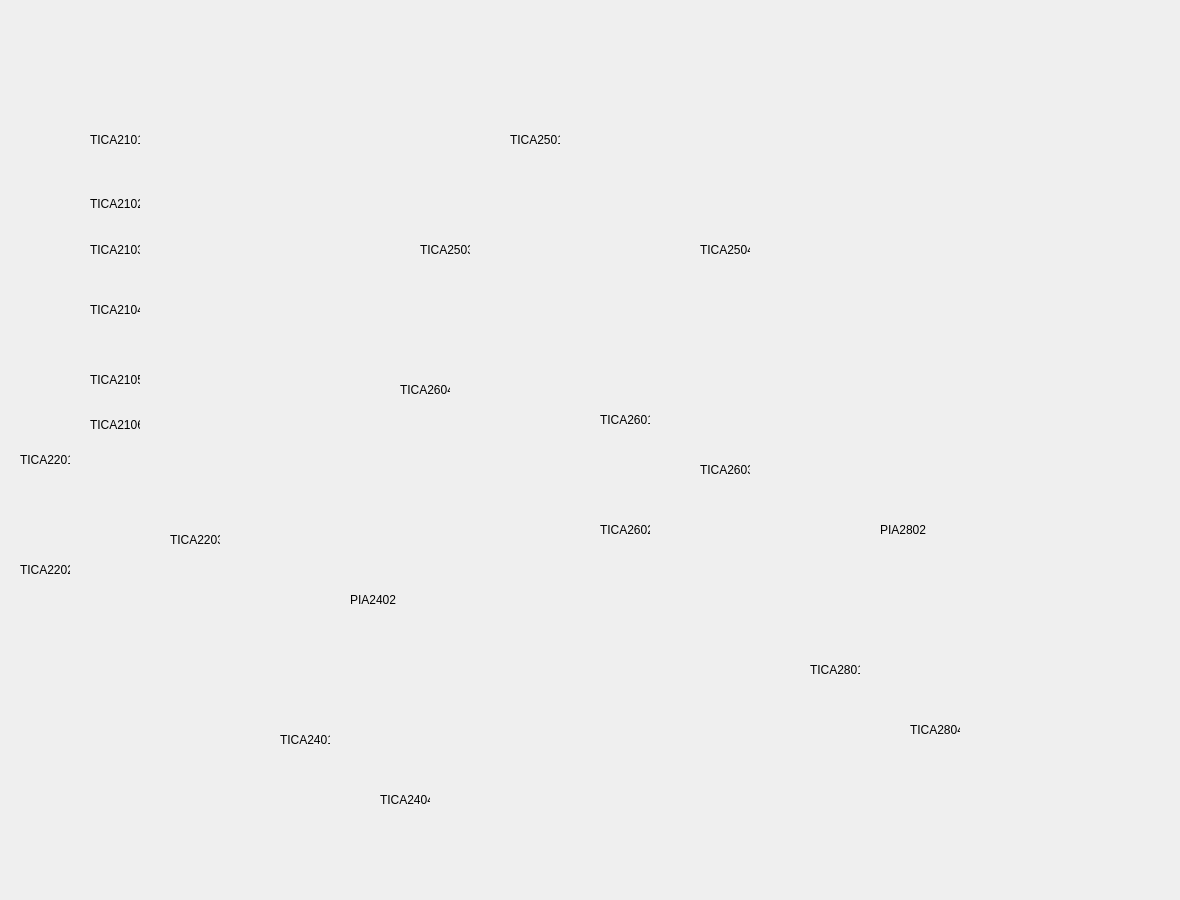
<?xml version="1.0" encoding="UTF-8"?>
<ui version="4.0">
 <class>FormReactor</class>
 <widget class="QWidget" name="FormReactor">
  <property name="geometry">
   <rect>
    <x>0</x>
    <y>0</y>
    <width>1180</width>
    <height>900</height>
   </rect>
  </property>
  <property name="windowTitle">
   <string>Form</string>
  </property>
  <widget class="QLabel" name="label_background">
   <property name="geometry">
    <rect>
     <x>0</x>
     <y>0</y>
     <width>1180</width>
     <height>900</height>
    </rect>
   </property>
   <property name="sizePolicy">
    <sizepolicy hsizetype="Preferred" vsizetype="Preferred">
     <horstretch>0</horstretch>
     <verstretch>0</verstretch>
    </sizepolicy>
   </property>
   <property name="baseSize">
    <size>
     <width>0</width>
     <height>0</height>
    </size>
   </property>
   <property name="autoFillBackground">
    <bool>false</bool>
   </property>
   <property name="text">
    <string/>
   </property>
   <property name="pixmap">
    <pixmap resource="res.qrc">:/ui_ctrls/Res/layout2.png</pixmap>
   </property>
   <property name="alignment">
    <set>Qt::AlignLeading|Qt::AlignLeft|Qt::AlignTop</set>
   </property>
  </widget>
  <widget class="QLabel" name="txt_label_TICA2101">
   <property name="geometry">
    <rect>
     <x>90</x>
     <y>130</y>
     <width>50</width>
     <height>20</height>
    </rect>
   </property>
   <property name="cursor">
    <cursorShape>ArrowCursor</cursorShape>
   </property>
   <property name="text">
    <string>TICA2101</string>
   </property>
  </widget>
  <widget class="QLabel" name="label_TICA2101">
   <property name="geometry">
    <rect>
     <x>100</x>
     <y>100</y>
     <width>30</width>
     <height>28</height>
    </rect>
   </property>
   <property name="cursor">
    <cursorShape>PointingHandCursor</cursorShape>
   </property>
   <property name="text">
    <string/>
   </property>
   <property name="pixmap">
    <pixmap resource="res.qrc">:/ui_ctrls/UICtrls/Res/temperature_controller.png</pixmap>
   </property>
  </widget>
  <widget class="QTextEdit" name="textEdit_TICA2101">
   <property name="geometry">
    <rect>
     <x>20</x>
     <y>100</y>
     <width>70</width>
     <height>28</height>
    </rect>
   </property>
   <property name="font">
    <font>
     <family>Tahoma</family>
     <pointsize>11</pointsize>
    </font>
   </property>
   <property name="styleSheet">
    <string notr="true">background:transparent</string>
   </property>
   <property name="readOnly">
    <bool>true</bool>
   </property>
  </widget>
  <widget class="QLabel" name="label_TICA2102">
   <property name="geometry">
    <rect>
     <x>100</x>
     <y>170</y>
     <width>30</width>
     <height>28</height>
    </rect>
   </property>
   <property name="cursor">
    <cursorShape>PointingHandCursor</cursorShape>
   </property>
   <property name="text">
    <string/>
   </property>
   <property name="pixmap">
    <pixmap resource="res.qrc">:/ui_ctrls/UICtrls/Res/temperature_controller.png</pixmap>
   </property>
  </widget>
  <widget class="QLabel" name="label_TICA2103">
   <property name="geometry">
    <rect>
     <x>100</x>
     <y>210</y>
     <width>30</width>
     <height>28</height>
    </rect>
   </property>
   <property name="cursor">
    <cursorShape>PointingHandCursor</cursorShape>
   </property>
   <property name="text">
    <string/>
   </property>
   <property name="pixmap">
    <pixmap resource="res.qrc">:/ui_ctrls/UICtrls/Res/temperature_controller.png</pixmap>
   </property>
  </widget>
  <widget class="QLabel" name="label_TICA2104">
   <property name="geometry">
    <rect>
     <x>100</x>
     <y>270</y>
     <width>30</width>
     <height>28</height>
    </rect>
   </property>
   <property name="cursor">
    <cursorShape>PointingHandCursor</cursorShape>
   </property>
   <property name="text">
    <string/>
   </property>
   <property name="pixmap">
    <pixmap resource="res.qrc">:/ui_ctrls/UICtrls/Res/temperature_controller.png</pixmap>
   </property>
  </widget>
  <widget class="QLabel" name="label_TICA2105">
   <property name="geometry">
    <rect>
     <x>100</x>
     <y>340</y>
     <width>30</width>
     <height>28</height>
    </rect>
   </property>
   <property name="cursor">
    <cursorShape>PointingHandCursor</cursorShape>
   </property>
   <property name="text">
    <string/>
   </property>
   <property name="pixmap">
    <pixmap resource="res.qrc">:/ui_ctrls/UICtrls/Res/temperature_controller.png</pixmap>
   </property>
  </widget>
  <widget class="QTextEdit" name="textEdit_TICA2102">
   <property name="geometry">
    <rect>
     <x>20</x>
     <y>170</y>
     <width>70</width>
     <height>28</height>
    </rect>
   </property>
   <property name="font">
    <font>
     <family>Tahoma</family>
     <pointsize>11</pointsize>
    </font>
   </property>
   <property name="styleSheet">
    <string notr="true">background:transparent</string>
   </property>
   <property name="readOnly">
    <bool>true</bool>
   </property>
  </widget>
  <widget class="QTextEdit" name="textEdit_TICA2103">
   <property name="geometry">
    <rect>
     <x>20</x>
     <y>210</y>
     <width>70</width>
     <height>28</height>
    </rect>
   </property>
   <property name="font">
    <font>
     <family>Tahoma</family>
     <pointsize>11</pointsize>
    </font>
   </property>
   <property name="styleSheet">
    <string notr="true">background:transparent</string>
   </property>
   <property name="readOnly">
    <bool>true</bool>
   </property>
  </widget>
  <widget class="QTextEdit" name="textEdit_TICA2104">
   <property name="geometry">
    <rect>
     <x>20</x>
     <y>270</y>
     <width>70</width>
     <height>28</height>
    </rect>
   </property>
   <property name="font">
    <font>
     <family>Tahoma</family>
     <pointsize>11</pointsize>
    </font>
   </property>
   <property name="styleSheet">
    <string notr="true">background:transparent</string>
   </property>
   <property name="readOnly">
    <bool>true</bool>
   </property>
  </widget>
  <widget class="QTextEdit" name="textEdit_TICA2105">
   <property name="geometry">
    <rect>
     <x>20</x>
     <y>340</y>
     <width>70</width>
     <height>28</height>
    </rect>
   </property>
   <property name="font">
    <font>
     <family>Tahoma</family>
     <pointsize>11</pointsize>
    </font>
   </property>
   <property name="styleSheet">
    <string notr="true">background:transparent</string>
   </property>
   <property name="readOnly">
    <bool>true</bool>
   </property>
  </widget>
  <widget class="QLabel" name="txt_label_TICA2102">
   <property name="geometry">
    <rect>
     <x>90</x>
     <y>194</y>
     <width>50</width>
     <height>20</height>
    </rect>
   </property>
   <property name="cursor">
    <cursorShape>ArrowCursor</cursorShape>
   </property>
   <property name="text">
    <string>TICA2102</string>
   </property>
  </widget>
  <widget class="QLabel" name="txt_label_TICA2103">
   <property name="geometry">
    <rect>
     <x>90</x>
     <y>240</y>
     <width>50</width>
     <height>20</height>
    </rect>
   </property>
   <property name="cursor">
    <cursorShape>ArrowCursor</cursorShape>
   </property>
   <property name="text">
    <string>TICA2103</string>
   </property>
  </widget>
  <widget class="QLabel" name="txt_label_TICA2104">
   <property name="geometry">
    <rect>
     <x>90</x>
     <y>300</y>
     <width>50</width>
     <height>20</height>
    </rect>
   </property>
   <property name="cursor">
    <cursorShape>ArrowCursor</cursorShape>
   </property>
   <property name="text">
    <string>TICA2104</string>
   </property>
  </widget>
  <widget class="QLabel" name="txt_label_TICA2105">
   <property name="geometry">
    <rect>
     <x>90</x>
     <y>370</y>
     <width>50</width>
     <height>20</height>
    </rect>
   </property>
   <property name="cursor">
    <cursorShape>ArrowCursor</cursorShape>
   </property>
   <property name="text">
    <string>TICA2105</string>
   </property>
  </widget>
  <widget class="QLabel" name="label_TICA2106">
   <property name="geometry">
    <rect>
     <x>100</x>
     <y>390</y>
     <width>30</width>
     <height>28</height>
    </rect>
   </property>
   <property name="cursor">
    <cursorShape>PointingHandCursor</cursorShape>
   </property>
   <property name="text">
    <string/>
   </property>
   <property name="pixmap">
    <pixmap resource="res.qrc">:/ui_ctrls/UICtrls/Res/temperature_controller.png</pixmap>
   </property>
  </widget>
  <widget class="QTextEdit" name="textEdit_TICA2106">
   <property name="geometry">
    <rect>
     <x>20</x>
     <y>390</y>
     <width>70</width>
     <height>28</height>
    </rect>
   </property>
   <property name="font">
    <font>
     <family>Tahoma</family>
     <pointsize>11</pointsize>
    </font>
   </property>
   <property name="styleSheet">
    <string notr="true">background:transparent</string>
   </property>
   <property name="readOnly">
    <bool>true</bool>
   </property>
  </widget>
  <widget class="QLabel" name="txt_label_TICA2106">
   <property name="geometry">
    <rect>
     <x>90</x>
     <y>415</y>
     <width>50</width>
     <height>20</height>
    </rect>
   </property>
   <property name="cursor">
    <cursorShape>ArrowCursor</cursorShape>
   </property>
   <property name="text">
    <string>TICA2106</string>
   </property>
  </widget>
  <widget class="QLabel" name="label_TICA2201">
   <property name="geometry">
    <rect>
     <x>80</x>
     <y>450</y>
     <width>30</width>
     <height>28</height>
    </rect>
   </property>
   <property name="cursor">
    <cursorShape>PointingHandCursor</cursorShape>
   </property>
   <property name="text">
    <string/>
   </property>
   <property name="pixmap">
    <pixmap resource="res.qrc">:/ui_ctrls/UICtrls/Res/temperature_controller.png</pixmap>
   </property>
  </widget>
  <widget class="QLabel" name="label_TICA2202">
   <property name="geometry">
    <rect>
     <x>80</x>
     <y>560</y>
     <width>30</width>
     <height>28</height>
    </rect>
   </property>
   <property name="cursor">
    <cursorShape>PointingHandCursor</cursorShape>
   </property>
   <property name="text">
    <string/>
   </property>
   <property name="pixmap">
    <pixmap resource="res.qrc">:/ui_ctrls/UICtrls/Res/temperature_controller.png</pixmap>
   </property>
  </widget>
  <widget class="QLabel" name="label_TICA2203">
   <property name="geometry">
    <rect>
     <x>190</x>
     <y>500</y>
     <width>30</width>
     <height>28</height>
    </rect>
   </property>
   <property name="cursor">
    <cursorShape>PointingHandCursor</cursorShape>
   </property>
   <property name="text">
    <string/>
   </property>
   <property name="pixmap">
    <pixmap resource="res.qrc">:/ui_ctrls/UICtrls/Res/temperature_controller.png</pixmap>
   </property>
  </widget>
  <widget class="QLabel" name="txt_label_TICA2201">
   <property name="geometry">
    <rect>
     <x>20</x>
     <y>450</y>
     <width>50</width>
     <height>20</height>
    </rect>
   </property>
   <property name="cursor">
    <cursorShape>ArrowCursor</cursorShape>
   </property>
   <property name="text">
    <string>TICA2201</string>
   </property>
  </widget>
  <widget class="QLabel" name="txt_label_TICA2202">
   <property name="geometry">
    <rect>
     <x>20</x>
     <y>560</y>
     <width>50</width>
     <height>20</height>
    </rect>
   </property>
   <property name="cursor">
    <cursorShape>ArrowCursor</cursorShape>
   </property>
   <property name="text">
    <string>TICA2202</string>
   </property>
  </widget>
  <widget class="QLabel" name="txt_label_TICA2203">
   <property name="geometry">
    <rect>
     <x>170</x>
     <y>530</y>
     <width>50</width>
     <height>20</height>
    </rect>
   </property>
   <property name="cursor">
    <cursorShape>ArrowCursor</cursorShape>
   </property>
   <property name="text">
    <string>TICA2203</string>
   </property>
  </widget>
  <widget class="QTextEdit" name="textEdit_TICA2201">
   <property name="geometry">
    <rect>
     <x>40</x>
     <y>480</y>
     <width>70</width>
     <height>28</height>
    </rect>
   </property>
   <property name="font">
    <font>
     <family>Tahoma</family>
     <pointsize>11</pointsize>
    </font>
   </property>
   <property name="styleSheet">
    <string notr="true">background:transparent</string>
   </property>
   <property name="readOnly">
    <bool>true</bool>
   </property>
  </widget>
  <widget class="QTextEdit" name="textEdit_TICA2202">
   <property name="geometry">
    <rect>
     <x>40</x>
     <y>590</y>
     <width>70</width>
     <height>28</height>
    </rect>
   </property>
   <property name="font">
    <font>
     <family>Tahoma</family>
     <pointsize>11</pointsize>
    </font>
   </property>
   <property name="styleSheet">
    <string notr="true">background:transparent</string>
   </property>
   <property name="readOnly">
    <bool>true</bool>
   </property>
  </widget>
  <widget class="QTextEdit" name="textEdit_TICA2203">
   <property name="geometry">
    <rect>
     <x>250</x>
     <y>500</y>
     <width>70</width>
     <height>28</height>
    </rect>
   </property>
   <property name="font">
    <font>
     <family>Tahoma</family>
     <pointsize>11</pointsize>
    </font>
   </property>
   <property name="styleSheet">
    <string notr="true">background:transparent</string>
   </property>
   <property name="readOnly">
    <bool>true</bool>
   </property>
  </widget>
  <widget class="QLabel" name="label_TICA2501">
   <property name="geometry">
    <rect>
     <x>520</x>
     <y>100</y>
     <width>30</width>
     <height>28</height>
    </rect>
   </property>
   <property name="cursor">
    <cursorShape>PointingHandCursor</cursorShape>
   </property>
   <property name="text">
    <string/>
   </property>
   <property name="pixmap">
    <pixmap resource="res.qrc">:/ui_ctrls/UICtrls/Res/temperature_controller.png</pixmap>
   </property>
  </widget>
  <widget class="QLabel" name="label_TICA2503">
   <property name="geometry">
    <rect>
     <x>430</x>
     <y>210</y>
     <width>30</width>
     <height>28</height>
    </rect>
   </property>
   <property name="cursor">
    <cursorShape>PointingHandCursor</cursorShape>
   </property>
   <property name="text">
    <string/>
   </property>
   <property name="pixmap">
    <pixmap resource="res.qrc">:/ui_ctrls/UICtrls/Res/temperature_controller.png</pixmap>
   </property>
  </widget>
  <widget class="QLabel" name="label_TICA2504">
   <property name="geometry">
    <rect>
     <x>710</x>
     <y>210</y>
     <width>30</width>
     <height>28</height>
    </rect>
   </property>
   <property name="cursor">
    <cursorShape>PointingHandCursor</cursorShape>
   </property>
   <property name="text">
    <string/>
   </property>
   <property name="pixmap">
    <pixmap resource="res.qrc">:/ui_ctrls/UICtrls/Res/temperature_controller.png</pixmap>
   </property>
  </widget>
  <widget class="QLabel" name="label_TICA2601">
   <property name="geometry">
    <rect>
     <x>610</x>
     <y>380</y>
     <width>30</width>
     <height>28</height>
    </rect>
   </property>
   <property name="cursor">
    <cursorShape>PointingHandCursor</cursorShape>
   </property>
   <property name="text">
    <string/>
   </property>
   <property name="pixmap">
    <pixmap resource="res.qrc">:/ui_ctrls/UICtrls/Res/temperature_controller.png</pixmap>
   </property>
  </widget>
  <widget class="QLabel" name="label_TICA2602">
   <property name="geometry">
    <rect>
     <x>610</x>
     <y>490</y>
     <width>30</width>
     <height>28</height>
    </rect>
   </property>
   <property name="cursor">
    <cursorShape>PointingHandCursor</cursorShape>
   </property>
   <property name="text">
    <string/>
   </property>
   <property name="pixmap">
    <pixmap resource="res.qrc">:/ui_ctrls/UICtrls/Res/temperature_controller.png</pixmap>
   </property>
  </widget>
  <widget class="QLabel" name="label_TICA2603">
   <property name="geometry">
    <rect>
     <x>720</x>
     <y>430</y>
     <width>30</width>
     <height>28</height>
    </rect>
   </property>
   <property name="cursor">
    <cursorShape>PointingHandCursor</cursorShape>
   </property>
   <property name="text">
    <string/>
   </property>
   <property name="pixmap">
    <pixmap resource="res.qrc">:/ui_ctrls/UICtrls/Res/temperature_controller.png</pixmap>
   </property>
  </widget>
  <widget class="QLabel" name="txt_label_TICA2501">
   <property name="geometry">
    <rect>
     <x>510</x>
     <y>130</y>
     <width>50</width>
     <height>20</height>
    </rect>
   </property>
   <property name="cursor">
    <cursorShape>ArrowCursor</cursorShape>
   </property>
   <property name="text">
    <string>TICA2501</string>
   </property>
  </widget>
  <widget class="QLabel" name="txt_label_TICA2503">
   <property name="geometry">
    <rect>
     <x>420</x>
     <y>240</y>
     <width>50</width>
     <height>20</height>
    </rect>
   </property>
   <property name="cursor">
    <cursorShape>ArrowCursor</cursorShape>
   </property>
   <property name="text">
    <string>TICA2503</string>
   </property>
  </widget>
  <widget class="QLabel" name="txt_label_TICA2504">
   <property name="geometry">
    <rect>
     <x>700</x>
     <y>240</y>
     <width>50</width>
     <height>20</height>
    </rect>
   </property>
   <property name="cursor">
    <cursorShape>ArrowCursor</cursorShape>
   </property>
   <property name="text">
    <string>TICA2504</string>
   </property>
  </widget>
  <widget class="QLabel" name="txt_label_TICA2601">
   <property name="geometry">
    <rect>
     <x>600</x>
     <y>410</y>
     <width>50</width>
     <height>20</height>
    </rect>
   </property>
   <property name="cursor">
    <cursorShape>ArrowCursor</cursorShape>
   </property>
   <property name="text">
    <string>TICA2601</string>
   </property>
  </widget>
  <widget class="QLabel" name="txt_label_TICA2602">
   <property name="geometry">
    <rect>
     <x>600</x>
     <y>520</y>
     <width>50</width>
     <height>20</height>
    </rect>
   </property>
   <property name="cursor">
    <cursorShape>ArrowCursor</cursorShape>
   </property>
   <property name="text">
    <string>TICA2602</string>
   </property>
  </widget>
  <widget class="QLabel" name="txt_label_TICA2603">
   <property name="geometry">
    <rect>
     <x>700</x>
     <y>460</y>
     <width>50</width>
     <height>20</height>
    </rect>
   </property>
   <property name="cursor">
    <cursorShape>ArrowCursor</cursorShape>
   </property>
   <property name="text">
    <string>TICA2603</string>
   </property>
  </widget>
  <widget class="QLabel" name="label_TICA2604">
   <property name="geometry">
    <rect>
     <x>420</x>
     <y>350</y>
     <width>30</width>
     <height>28</height>
    </rect>
   </property>
   <property name="cursor">
    <cursorShape>PointingHandCursor</cursorShape>
   </property>
   <property name="text">
    <string/>
   </property>
   <property name="pixmap">
    <pixmap resource="res.qrc">:/ui_ctrls/UICtrls/Res/temperature_controller.png</pixmap>
   </property>
  </widget>
  <widget class="QLabel" name="txt_label_TICA2604">
   <property name="geometry">
    <rect>
     <x>400</x>
     <y>380</y>
     <width>50</width>
     <height>20</height>
    </rect>
   </property>
   <property name="cursor">
    <cursorShape>ArrowCursor</cursorShape>
   </property>
   <property name="text">
    <string>TICA2604</string>
   </property>
  </widget>
  <widget class="QTextEdit" name="textEdit_TICA2501">
   <property name="geometry">
    <rect>
     <x>440</x>
     <y>100</y>
     <width>70</width>
     <height>28</height>
    </rect>
   </property>
   <property name="font">
    <font>
     <family>Tahoma</family>
     <pointsize>11</pointsize>
    </font>
   </property>
   <property name="styleSheet">
    <string notr="true">background:transparent</string>
   </property>
   <property name="readOnly">
    <bool>true</bool>
   </property>
  </widget>
  <widget class="QTextEdit" name="textEdit_TICA2503">
   <property name="geometry">
    <rect>
     <x>350</x>
     <y>210</y>
     <width>70</width>
     <height>28</height>
    </rect>
   </property>
   <property name="font">
    <font>
     <family>Tahoma</family>
     <pointsize>11</pointsize>
    </font>
   </property>
   <property name="styleSheet">
    <string notr="true">background:transparent</string>
   </property>
   <property name="readOnly">
    <bool>true</bool>
   </property>
  </widget>
  <widget class="QTextEdit" name="textEdit_TICA2504">
   <property name="geometry">
    <rect>
     <x>750</x>
     <y>210</y>
     <width>70</width>
     <height>28</height>
    </rect>
   </property>
   <property name="font">
    <font>
     <family>Tahoma</family>
     <pointsize>11</pointsize>
    </font>
   </property>
   <property name="styleSheet">
    <string notr="true">background:transparent</string>
   </property>
   <property name="readOnly">
    <bool>true</bool>
   </property>
  </widget>
  <widget class="QTextEdit" name="textEdit_TICA2604">
   <property name="geometry">
    <rect>
     <x>340</x>
     <y>350</y>
     <width>70</width>
     <height>28</height>
    </rect>
   </property>
   <property name="font">
    <font>
     <family>Tahoma</family>
     <pointsize>11</pointsize>
    </font>
   </property>
   <property name="styleSheet">
    <string notr="true">background:transparent</string>
   </property>
   <property name="readOnly">
    <bool>true</bool>
   </property>
  </widget>
  <widget class="QTextEdit" name="textEdit_TICA2601">
   <property name="geometry">
    <rect>
     <x>530</x>
     <y>380</y>
     <width>70</width>
     <height>28</height>
    </rect>
   </property>
   <property name="font">
    <font>
     <family>Tahoma</family>
     <pointsize>11</pointsize>
    </font>
   </property>
   <property name="styleSheet">
    <string notr="true">background:transparent</string>
   </property>
   <property name="readOnly">
    <bool>true</bool>
   </property>
  </widget>
  <widget class="QTextEdit" name="textEdit_TICA2602">
   <property name="geometry">
    <rect>
     <x>530</x>
     <y>490</y>
     <width>70</width>
     <height>28</height>
    </rect>
   </property>
   <property name="font">
    <font>
     <family>Tahoma</family>
     <pointsize>11</pointsize>
    </font>
   </property>
   <property name="styleSheet">
    <string notr="true">background:transparent</string>
   </property>
   <property name="readOnly">
    <bool>true</bool>
   </property>
  </widget>
  <widget class="QTextEdit" name="textEdit_TICA2603">
   <property name="geometry">
    <rect>
     <x>780</x>
     <y>430</y>
     <width>70</width>
     <height>28</height>
    </rect>
   </property>
   <property name="font">
    <font>
     <family>Tahoma</family>
     <pointsize>11</pointsize>
    </font>
   </property>
   <property name="styleSheet">
    <string notr="true">background:transparent</string>
   </property>
   <property name="readOnly">
    <bool>true</bool>
   </property>
  </widget>
  <widget class="QLabel" name="label_TICA2401">
   <property name="geometry">
    <rect>
     <x>290</x>
     <y>705</y>
     <width>30</width>
     <height>28</height>
    </rect>
   </property>
   <property name="cursor">
    <cursorShape>PointingHandCursor</cursorShape>
   </property>
   <property name="text">
    <string/>
   </property>
   <property name="pixmap">
    <pixmap resource="res.qrc">:/ui_ctrls/UICtrls/Res/temperature_controller.png</pixmap>
   </property>
  </widget>
  <widget class="QLabel" name="label_TICA2404">
   <property name="geometry">
    <rect>
     <x>390</x>
     <y>765</y>
     <width>30</width>
     <height>28</height>
    </rect>
   </property>
   <property name="cursor">
    <cursorShape>PointingHandCursor</cursorShape>
   </property>
   <property name="text">
    <string/>
   </property>
   <property name="pixmap">
    <pixmap resource="res.qrc">:/ui_ctrls/UICtrls/Res/temperature_controller.png</pixmap>
   </property>
  </widget>
  <widget class="QTextEdit" name="textEdit_TICA2401">
   <property name="geometry">
    <rect>
     <x>330</x>
     <y>705</y>
     <width>70</width>
     <height>28</height>
    </rect>
   </property>
   <property name="font">
    <font>
     <family>Tahoma</family>
     <pointsize>11</pointsize>
    </font>
   </property>
   <property name="styleSheet">
    <string notr="true">background:transparent</string>
   </property>
   <property name="readOnly">
    <bool>true</bool>
   </property>
  </widget>
  <widget class="QTextEdit" name="textEdit_TICA2404">
   <property name="geometry">
    <rect>
     <x>430</x>
     <y>765</y>
     <width>70</width>
     <height>28</height>
    </rect>
   </property>
   <property name="font">
    <font>
     <family>Tahoma</family>
     <pointsize>11</pointsize>
    </font>
   </property>
   <property name="styleSheet">
    <string notr="true">background:transparent</string>
   </property>
   <property name="readOnly">
    <bool>true</bool>
   </property>
  </widget>
  <widget class="QLabel" name="txt_label_TICA2401">
   <property name="geometry">
    <rect>
     <x>280</x>
     <y>730</y>
     <width>50</width>
     <height>20</height>
    </rect>
   </property>
   <property name="cursor">
    <cursorShape>ArrowCursor</cursorShape>
   </property>
   <property name="text">
    <string>TICA2401</string>
   </property>
  </widget>
  <widget class="QLabel" name="txt_label_TICA2404">
   <property name="geometry">
    <rect>
     <x>380</x>
     <y>790</y>
     <width>50</width>
     <height>20</height>
    </rect>
   </property>
   <property name="cursor">
    <cursorShape>ArrowCursor</cursorShape>
   </property>
   <property name="text">
    <string>TICA2404</string>
   </property>
  </widget>
  <widget class="QLabel" name="label_TICA2801">
   <property name="geometry">
    <rect>
     <x>820</x>
     <y>630</y>
     <width>30</width>
     <height>28</height>
    </rect>
   </property>
   <property name="cursor">
    <cursorShape>PointingHandCursor</cursorShape>
   </property>
   <property name="text">
    <string/>
   </property>
   <property name="pixmap">
    <pixmap resource="res.qrc">:/ui_ctrls/UICtrls/Res/temperature_controller.png</pixmap>
   </property>
  </widget>
  <widget class="QLabel" name="label_TICA2804">
   <property name="geometry">
    <rect>
     <x>920</x>
     <y>690</y>
     <width>30</width>
     <height>28</height>
    </rect>
   </property>
   <property name="cursor">
    <cursorShape>PointingHandCursor</cursorShape>
   </property>
   <property name="text">
    <string/>
   </property>
   <property name="pixmap">
    <pixmap resource="res.qrc">:/ui_ctrls/UICtrls/Res/temperature_controller.png</pixmap>
   </property>
  </widget>
  <widget class="QTextEdit" name="textEdit_TICA2801">
   <property name="geometry">
    <rect>
     <x>860</x>
     <y>630</y>
     <width>70</width>
     <height>28</height>
    </rect>
   </property>
   <property name="font">
    <font>
     <family>Tahoma</family>
     <pointsize>11</pointsize>
    </font>
   </property>
   <property name="styleSheet">
    <string notr="true">background:transparent</string>
   </property>
   <property name="readOnly">
    <bool>true</bool>
   </property>
  </widget>
  <widget class="QTextEdit" name="textEdit_TICA2804">
   <property name="geometry">
    <rect>
     <x>960</x>
     <y>690</y>
     <width>70</width>
     <height>28</height>
    </rect>
   </property>
   <property name="font">
    <font>
     <family>Tahoma</family>
     <pointsize>11</pointsize>
    </font>
   </property>
   <property name="styleSheet">
    <string notr="true">background:transparent</string>
   </property>
   <property name="readOnly">
    <bool>true</bool>
   </property>
  </widget>
  <widget class="QLabel" name="txt_label_TICA2801">
   <property name="geometry">
    <rect>
     <x>810</x>
     <y>660</y>
     <width>50</width>
     <height>20</height>
    </rect>
   </property>
   <property name="cursor">
    <cursorShape>ArrowCursor</cursorShape>
   </property>
   <property name="text">
    <string>TICA2801</string>
   </property>
  </widget>
  <widget class="QLabel" name="txt_label_TICA2804">
   <property name="geometry">
    <rect>
     <x>910</x>
     <y>720</y>
     <width>50</width>
     <height>20</height>
    </rect>
   </property>
   <property name="cursor">
    <cursorShape>ArrowCursor</cursorShape>
   </property>
   <property name="text">
    <string>TICA2804</string>
   </property>
  </widget>
  <widget class="QTextEdit" name="textEdit_PIA2402">
   <property name="geometry">
    <rect>
     <x>320</x>
     <y>610</y>
     <width>70</width>
     <height>28</height>
    </rect>
   </property>
   <property name="font">
    <font>
     <family>Tahoma</family>
     <pointsize>11</pointsize>
    </font>
   </property>
   <property name="styleSheet">
    <string notr="true">background:transparent</string>
   </property>
   <property name="readOnly">
    <bool>true</bool>
   </property>
  </widget>
  <widget class="QTextEdit" name="textEdit_PIA2802">
   <property name="geometry">
    <rect>
     <x>850</x>
     <y>540</y>
     <width>70</width>
     <height>28</height>
    </rect>
   </property>
   <property name="font">
    <font>
     <family>Tahoma</family>
     <pointsize>11</pointsize>
    </font>
   </property>
   <property name="styleSheet">
    <string notr="true">background:transparent</string>
   </property>
   <property name="readOnly">
    <bool>true</bool>
   </property>
  </widget>
  <widget class="QLabel" name="txt_label_PIA2402">
   <property name="geometry">
    <rect>
     <x>350</x>
     <y>590</y>
     <width>50</width>
     <height>20</height>
    </rect>
   </property>
   <property name="cursor">
    <cursorShape>ArrowCursor</cursorShape>
   </property>
   <property name="text">
    <string>PIA2402</string>
   </property>
  </widget>
  <widget class="QLabel" name="txt_label_PIA2802">
   <property name="geometry">
    <rect>
     <x>880</x>
     <y>520</y>
     <width>50</width>
     <height>20</height>
    </rect>
   </property>
   <property name="cursor">
    <cursorShape>ArrowCursor</cursorShape>
   </property>
   <property name="text">
    <string>PIA2802</string>
   </property>
  </widget>
  <widget class="QLabel" name="label_HC2404">
   <property name="geometry">
    <rect>
     <x>432</x>
     <y>716</y>
     <width>23</width>
     <height>37</height>
    </rect>
   </property>
   <property name="cursor">
    <cursorShape>PointingHandCursor</cursorShape>
   </property>
   <property name="text">
    <string/>
   </property>
   <property name="pixmap">
    <pixmap resource="res.qrc">:/ui_ctrls/UICtrls/Res/valve-gas-small.png</pixmap>
   </property>
  </widget>
  <widget class="QLabel" name="label_HC2804">
   <property name="geometry">
    <rect>
     <x>962</x>
     <y>642</y>
     <width>23</width>
     <height>37</height>
    </rect>
   </property>
   <property name="cursor">
    <cursorShape>PointingHandCursor</cursorShape>
   </property>
   <property name="text">
    <string/>
   </property>
   <property name="pixmap">
    <pixmap resource="res.qrc">:/ui_ctrls/UICtrls/Res/valve-gas-small.png</pixmap>
   </property>
  </widget>
 </widget>
 <resources>
  <include location="res.qrc"/>
 </resources>
 <connections/>
</ui>
